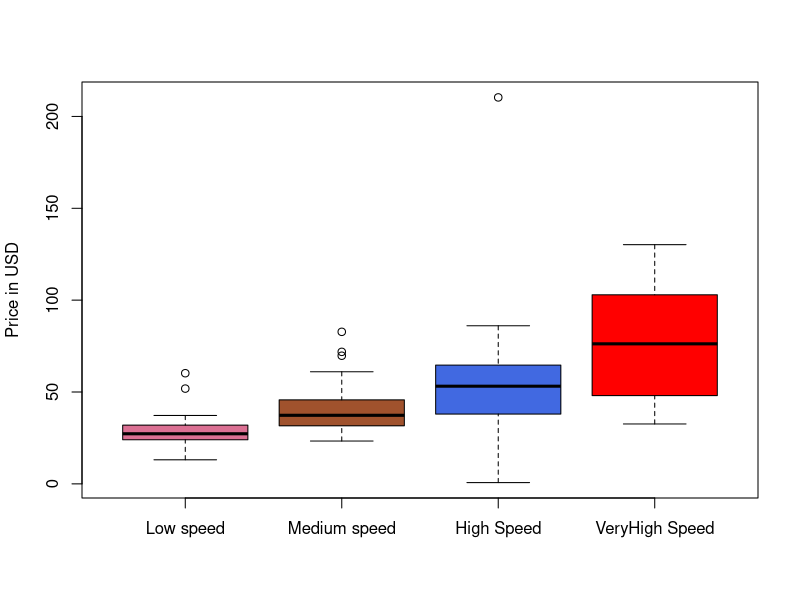
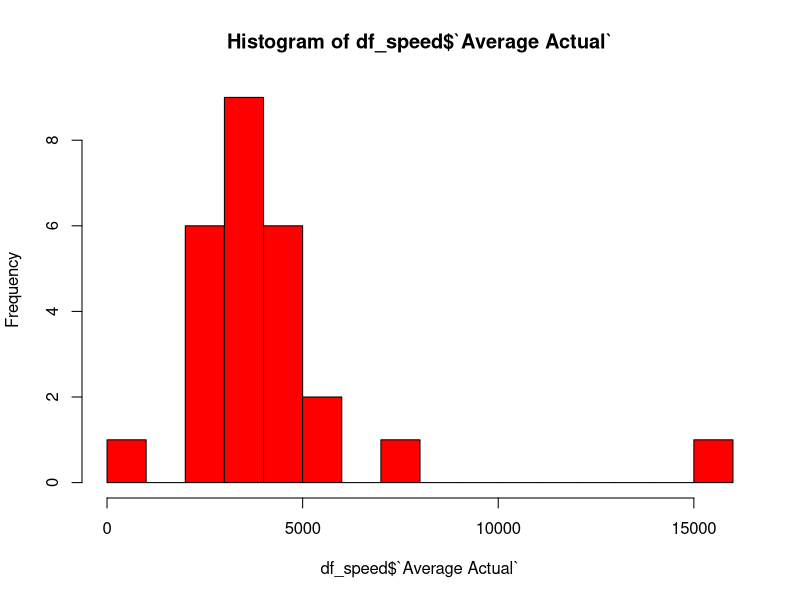
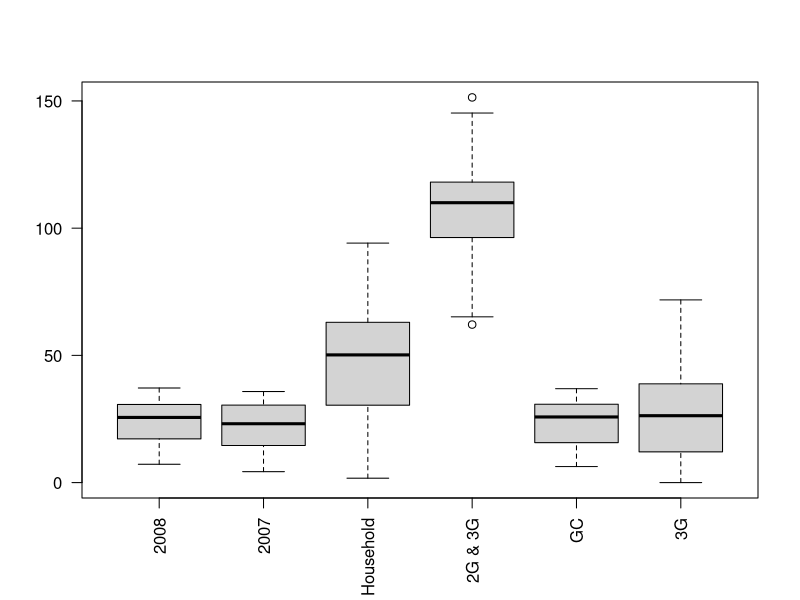
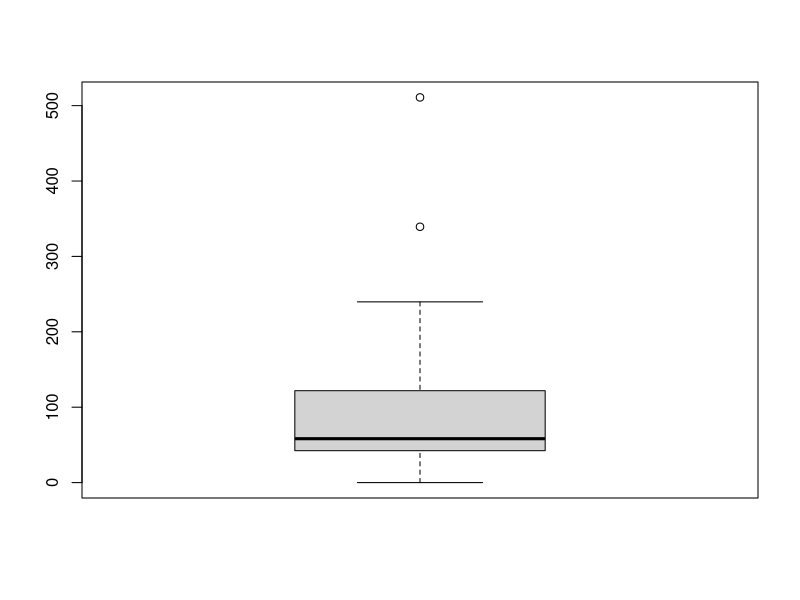
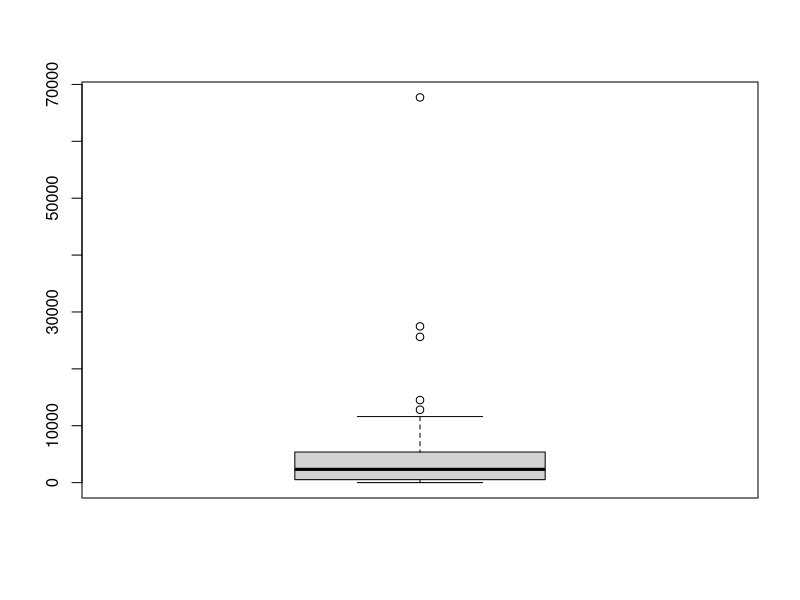
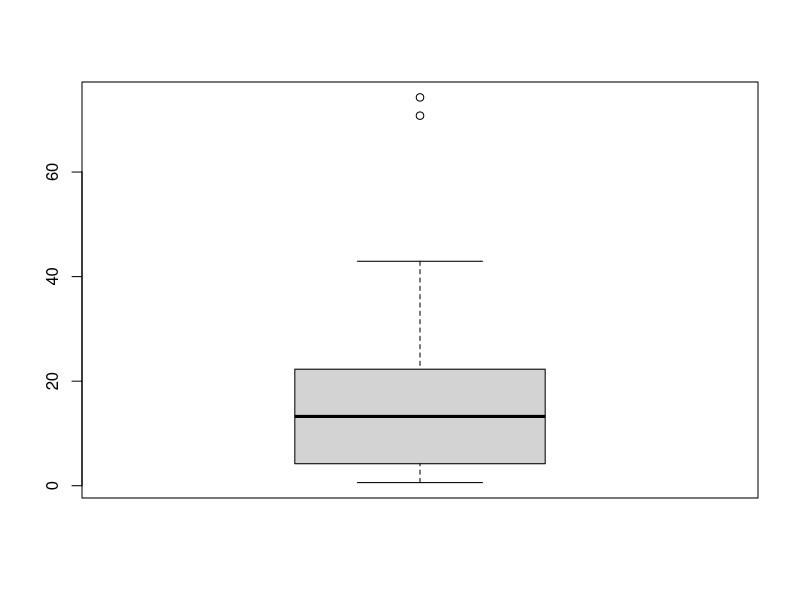
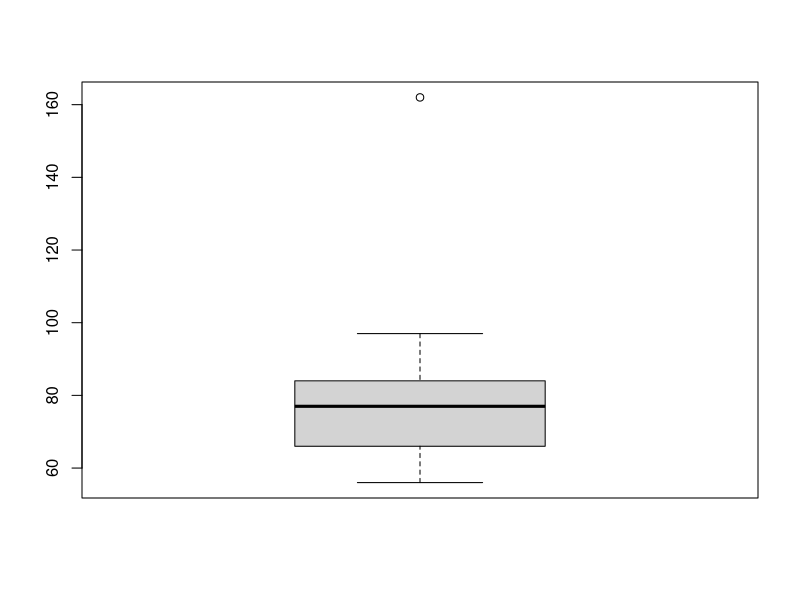
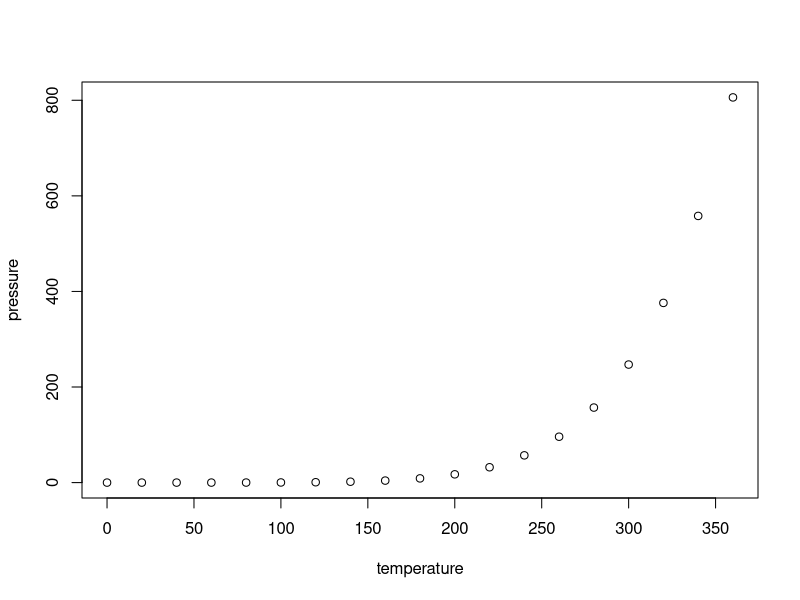

Write R code to recreate these figures, in order.
## ---- chunk 1
knitr::opts_chunk$set(echo = TRUE, tidy.opts=list(width.cutoff=60),tidy=TRUE)
setwd("C:/Users/csekar/broadband") # change as necessary
## ---- chunk 2
library(dplyr)
library(car)

df_price = read.table("Price.csv", header = TRUE, sep = ",")
df_penetration = read.table("Penetration_Modified.csv", header = TRUE, sep = ",")
df_speed = read.table("Speed_Modified.csv", header = TRUE, sep = ",") 

# some dataset cleaning (see "Data Processing" for more details on why we did this)
drops_penetration <- c("X") # extra column to remove
df_penetration = df_penetration[ , !(names(df_penetration) %in% drops_penetration)]
colnames(df_speed)[2] <- "Country.Code" # rename country code column

# convert numeric fields to the numeric type
convert_to_numeric = function(col) {
  return(as.numeric(sub("[\\$%,]","", col)))
}
NON_ID_DATA_START <- 3 # columns 1 and 2 are the country and country code data
df_price[NON_ID_DATA_START:length(df_price)] = lapply(df_price[NON_ID_DATA_START:length(df_price)], convert_to_numeric)
df_penetration[NON_ID_DATA_START:length(df_penetration)] = 
  lapply(df_penetration[NON_ID_DATA_START:length(df_penetration)], convert_to_numeric)
df_speed[NON_ID_DATA_START:length(df_speed)] = 
  lapply(df_speed[NON_ID_DATA_START:length(df_speed)], convert_to_numeric)

# Join the data
df_partial = full_join(df_penetration, df_price, by = c("Country", "Country.Code"))
df_full = full_join(df_partial, df_speed, by = c("Country", "Country.Code"))
## ---- chunk 3
writeLines(paste(length(df_full$Country), "countries"))
writeLines(paste(df_full$Country, collapse = ", ", sep = ""))
## ---- chunk 4
cols_with_nas <- colnames(df_full)[colSums(is.na(df_full)) > 0]
## ---- chunk 5
print_nas = function(colname) {
  writeLines(paste("Number of NAs in ", colname, ": ", sum(is.na(df_full[colname])), sep = ""))
}
invisible(lapply(cols_with_nas, print_nas))
## ---- chunk 6
colnames(df_price)[3:6] <- c("Low speed", "Medium speed", "High Speed", "VeryHigh Speed")
summary(df_price)

## ---- chunk 7

boxplot(df_price[3:6],ylab = "Price in USD" , col = c("palevioletred","sienna","royalblue","red1"))
## ---- chunk 8
colnames(df_speed)[3:17] <- c("Max Advertised", "Average Advertised", "Average Actual", "Average Download", "SD download", "Average upload", "SD upload", "Average Latency", "SD Latency", "Median Download", "Median upload", "Median Latency", "Top 90% Download", "Top 90% Upload", "Bottom 10% Latency")
summary(df_speed)
## ---- chunk 9
hist(df_speed$`Average Actual`, breaks=20, col="red")
## ---- chunk 10
colnames(df_penetration)[3:12] <- c("Penetration 2008", "Penetration 2007", "Household Penetration" ,"2G and 3G Penetration", "Penetration GC", "3G Penetration", "Growth in 3G" , "WiFi hotspots" , "WiFi per 100000", "Percent Urban" )
summary(df_penetration)
## ---- chunk 11
boxplot(df_penetration[3:8], las=2, names=c("2008", "2007", "Household" , "2G & 3G", "GC", "3G"))
## ---- chunk 12
boxplot(df_penetration[9])
## ---- chunk 13
boxplot(df_penetration[10])
## ---- chunk 14
boxplot(df_penetration[11])
## ---- chunk 15
boxplot(df_penetration[12])
## ---- chunk 16

## ---- chunk 17
plot(pressure)
